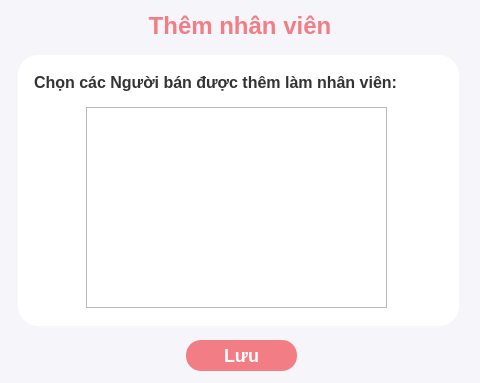
<?xml version="1.0" encoding="UTF-8"?>
<ui version="4.0">
 <class>AddStaffDialog</class>
 <widget class="QDialog" name="AddStaffDialog">
  <property name="geometry">
   <rect>
    <x>0</x>
    <y>0</y>
    <width>480</width>
    <height>383</height>
   </rect>
  </property>
  <property name="minimumSize">
   <size>
    <width>480</width>
    <height>383</height>
   </size>
  </property>
  <property name="maximumSize">
   <size>
    <width>480</width>
    <height>383</height>
   </size>
  </property>
  <property name="windowTitle">
   <string>Quản lý nhân viên</string>
  </property>
  <property name="windowIcon">
   <iconset resource="../../../resources.qrc">
    <normaloff>:/images/icon/note.png</normaloff>:/images/icon/note.png</iconset>
  </property>
  <property name="styleSheet">
   <string notr="true">QDialog#AddStaffDialog {
	background-color: #f5f5fa;
}</string>
  </property>
  <widget class="QLabel" name="title">
   <property name="geometry">
    <rect>
     <x>0</x>
     <y>10</y>
     <width>480</width>
     <height>31</height>
    </rect>
   </property>
   <property name="styleSheet">
    <string notr="true">font-size: 24px;
font-weight: bold;
color: #f27d85;</string>
   </property>
   <property name="text">
    <string>Thêm nhân viên</string>
   </property>
   <property name="alignment">
    <set>Qt::AlignCenter</set>
   </property>
  </widget>
  <widget class="QPushButton" name="saveBtn">
   <property name="geometry">
    <rect>
     <x>186</x>
     <y>340</y>
     <width>111</width>
     <height>31</height>
    </rect>
   </property>
   <property name="cursor">
    <cursorShape>PointingHandCursor</cursorShape>
   </property>
   <property name="styleSheet">
    <string notr="true">QPushButton {
	font-size: 18px;
	font-weight: bold;
	color: white;
	background-color: #f27d85;
	padding: 8px 12px;
	border-radius: 15px;
	border: none;
}</string>
   </property>
   <property name="text">
    <string>Lưu</string>
   </property>
  </widget>
  <widget class="QWidget" name="widget" native="true">
   <property name="geometry">
    <rect>
     <x>18</x>
     <y>55</y>
     <width>441</width>
     <height>271</height>
    </rect>
   </property>
   <property name="styleSheet">
    <string notr="true">QWidget#widget {
	background-color: white;
	border-radius: 20px;
}</string>
   </property>
   <widget class="QLabel" name="label">
    <property name="geometry">
     <rect>
      <x>16</x>
      <y>17</y>
      <width>401</width>
      <height>21</height>
     </rect>
    </property>
    <property name="styleSheet">
     <string notr="true">font-size: 16px;
color: #333;
font-weight: bold;</string>
    </property>
    <property name="text">
     <string>Chọn các Người bán được thêm làm nhân viên:</string>
    </property>
   </widget>
   <widget class="QListWidget" name="sellerList">
    <property name="geometry">
     <rect>
      <x>68</x>
      <y>52</y>
      <width>301</width>
      <height>201</height>
     </rect>
    </property>
    <property name="styleSheet">
     <string notr="true">font-size: 16px;</string>
    </property>
   </widget>
  </widget>
 </widget>
 <resources>
  <include location="../../../resources.qrc"/>
 </resources>
 <connections/>
</ui>
